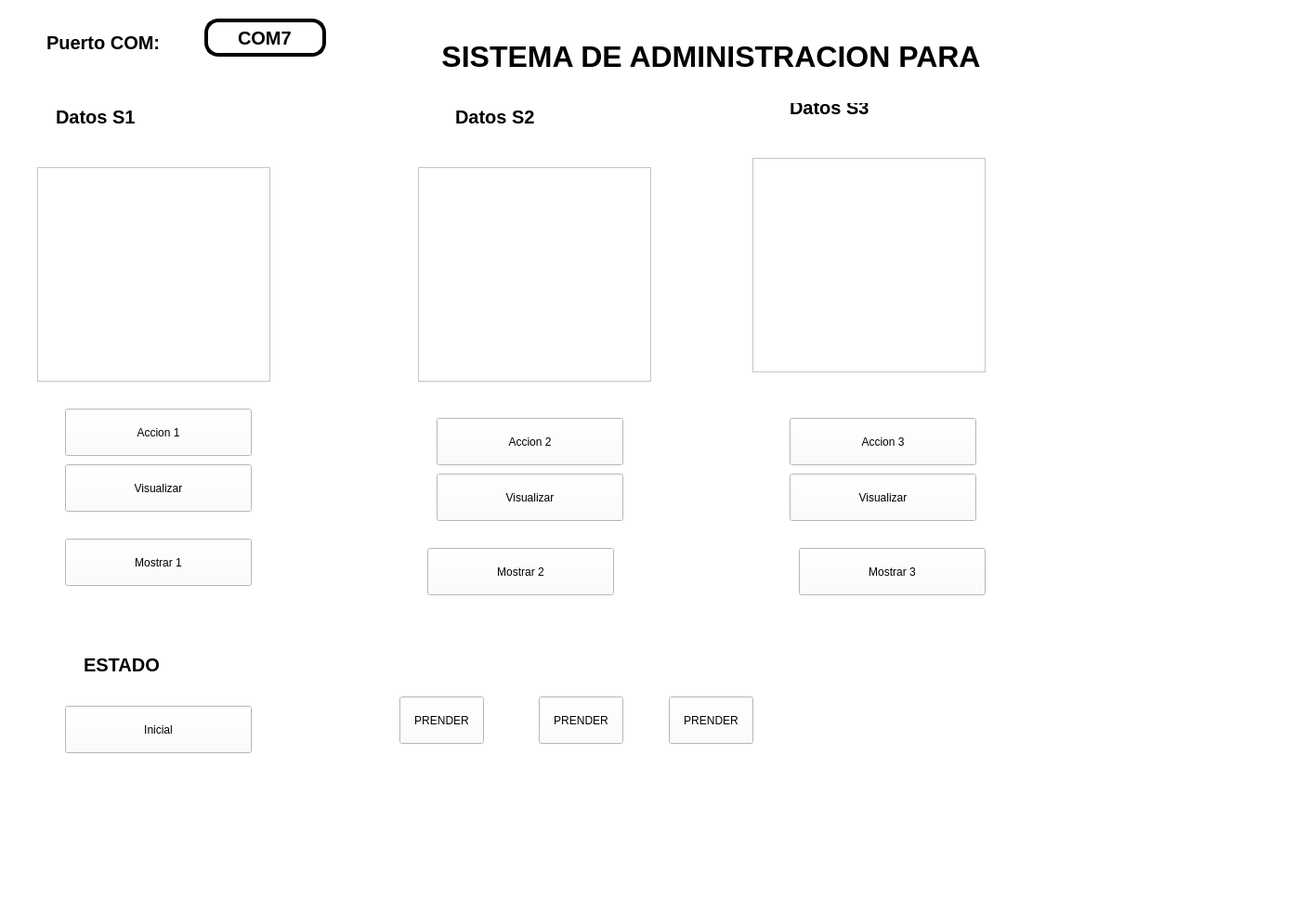
<?xml version="1.0" encoding="UTF-8"?>
<ui version="4.0">
 <class>MainWindow</class>
 <widget class="QMainWindow" name="MainWindow">
  <property name="geometry">
   <rect>
    <x>0</x>
    <y>0</y>
    <width>1407</width>
    <height>995</height>
   </rect>
  </property>
  <property name="windowTitle">
   <string>MainWindow</string>
  </property>
  <property name="styleSheet">
   <string notr="true">background-color: rgb(255, 255, 255);</string>
  </property>
  <widget class="QWidget" name="centralwidget">
   <widget class="QLabel" name="label">
    <property name="geometry">
     <rect>
      <x>50</x>
      <y>30</y>
      <width>341</width>
      <height>31</height>
     </rect>
    </property>
    <property name="font">
     <font>
      <pointsize>15</pointsize>
      <weight>75</weight>
      <bold>true</bold>
     </font>
    </property>
    <property name="text">
     <string>Puerto COM:</string>
    </property>
   </widget>
   <widget class="QLineEdit" name="txt_com">
    <property name="geometry">
     <rect>
      <x>220</x>
      <y>20</y>
      <width>131</width>
      <height>41</height>
     </rect>
    </property>
    <property name="font">
     <font>
      <pointsize>15</pointsize>
      <weight>75</weight>
      <bold>true</bold>
     </font>
    </property>
    <property name="styleSheet">
     <string notr="true">border: 4px solid black;
border-radius: 15px;</string>
    </property>
    <property name="text">
     <string>COM7</string>
    </property>
    <property name="alignment">
     <set>Qt::AlignCenter</set>
    </property>
   </widget>
   <widget class="QPushButton" name="btn_inicial">
    <property name="geometry">
     <rect>
      <x>70</x>
      <y>760</y>
      <width>201</width>
      <height>51</height>
     </rect>
    </property>
    <property name="text">
     <string>Inicial</string>
    </property>
   </widget>
   <widget class="QLabel" name="txt_estado">
    <property name="geometry">
     <rect>
      <x>90</x>
      <y>700</y>
      <width>441</width>
      <height>31</height>
     </rect>
    </property>
    <property name="font">
     <font>
      <pointsize>15</pointsize>
      <weight>75</weight>
      <bold>true</bold>
     </font>
    </property>
    <property name="text">
     <string>ESTADO</string>
    </property>
   </widget>
   <widget class="QListWidget" name="lista_datos">
    <property name="geometry">
     <rect>
      <x>40</x>
      <y>180</y>
      <width>251</width>
      <height>231</height>
     </rect>
    </property>
   </widget>
   <widget class="QLabel" name="txt_datos">
    <property name="geometry">
     <rect>
      <x>60</x>
      <y>110</y>
      <width>211</width>
      <height>31</height>
     </rect>
    </property>
    <property name="font">
     <font>
      <pointsize>15</pointsize>
      <weight>75</weight>
      <bold>true</bold>
     </font>
    </property>
    <property name="text">
     <string>Datos S1</string>
    </property>
   </widget>
   <widget class="QPushButton" name="btn_led1">
    <property name="geometry">
     <rect>
      <x>430</x>
      <y>750</y>
      <width>91</width>
      <height>51</height>
     </rect>
    </property>
    <property name="text">
     <string>PRENDER</string>
    </property>
   </widget>
   <widget class="QPushButton" name="btn_led2">
    <property name="geometry">
     <rect>
      <x>580</x>
      <y>750</y>
      <width>91</width>
      <height>51</height>
     </rect>
    </property>
    <property name="text">
     <string>PRENDER</string>
    </property>
   </widget>
   <widget class="QPushButton" name="btn_led3">
    <property name="geometry">
     <rect>
      <x>720</x>
      <y>750</y>
      <width>91</width>
      <height>51</height>
     </rect>
    </property>
    <property name="text">
     <string>PRENDER</string>
    </property>
   </widget>
   <widget class="QLabel" name="txt_datos_2">
    <property name="geometry">
     <rect>
      <x>490</x>
      <y>110</y>
      <width>211</width>
      <height>31</height>
     </rect>
    </property>
    <property name="font">
     <font>
      <pointsize>15</pointsize>
      <weight>75</weight>
      <bold>true</bold>
     </font>
    </property>
    <property name="text">
     <string>Datos S2</string>
    </property>
   </widget>
   <widget class="QListWidget" name="lista_datos_2">
    <property name="geometry">
     <rect>
      <x>450</x>
      <y>180</y>
      <width>251</width>
      <height>231</height>
     </rect>
    </property>
   </widget>
   <widget class="QListWidget" name="lista_datos_3">
    <property name="geometry">
     <rect>
      <x>810</x>
      <y>170</y>
      <width>251</width>
      <height>231</height>
     </rect>
    </property>
   </widget>
   <widget class="QLabel" name="txt_datos_3">
    <property name="geometry">
     <rect>
      <x>850</x>
      <y>100</y>
      <width>211</width>
      <height>31</height>
     </rect>
    </property>
    <property name="font">
     <font>
      <pointsize>15</pointsize>
      <weight>75</weight>
      <bold>true</bold>
     </font>
    </property>
    <property name="text">
     <string>Datos S3</string>
    </property>
   </widget>
   <widget class="QPushButton" name="btn_accion1">
    <property name="geometry">
     <rect>
      <x>70</x>
      <y>440</y>
      <width>201</width>
      <height>51</height>
     </rect>
    </property>
    <property name="text">
     <string>Accion 1</string>
    </property>
   </widget>
   <widget class="QPushButton" name="btn_visualizar1">
    <property name="geometry">
     <rect>
      <x>70</x>
      <y>500</y>
      <width>201</width>
      <height>51</height>
     </rect>
    </property>
    <property name="text">
     <string>Visualizar</string>
    </property>
   </widget>
   <widget class="QPushButton" name="btn_accion2">
    <property name="geometry">
     <rect>
      <x>470</x>
      <y>450</y>
      <width>201</width>
      <height>51</height>
     </rect>
    </property>
    <property name="text">
     <string>Accion 2</string>
    </property>
   </widget>
   <widget class="QPushButton" name="btn_visualizar2">
    <property name="geometry">
     <rect>
      <x>470</x>
      <y>510</y>
      <width>201</width>
      <height>51</height>
     </rect>
    </property>
    <property name="text">
     <string>Visualizar</string>
    </property>
   </widget>
   <widget class="QPushButton" name="btn_accion_4">
    <property name="geometry">
     <rect>
      <x>850</x>
      <y>450</y>
      <width>201</width>
      <height>51</height>
     </rect>
    </property>
    <property name="text">
     <string>Accion 3</string>
    </property>
   </widget>
   <widget class="QPushButton" name="btn_visualiazar3">
    <property name="geometry">
     <rect>
      <x>850</x>
      <y>510</y>
      <width>201</width>
      <height>51</height>
     </rect>
    </property>
    <property name="text">
     <string>Visualizar</string>
    </property>
   </widget>
   <widget class="QPushButton" name="btn_mostrar1">
    <property name="geometry">
     <rect>
      <x>70</x>
      <y>580</y>
      <width>201</width>
      <height>51</height>
     </rect>
    </property>
    <property name="text">
     <string>Mostrar 1</string>
    </property>
   </widget>
   <widget class="QPushButton" name="btn_mostrar2">
    <property name="geometry">
     <rect>
      <x>460</x>
      <y>590</y>
      <width>201</width>
      <height>51</height>
     </rect>
    </property>
    <property name="text">
     <string>Mostrar 2</string>
    </property>
   </widget>
   <widget class="QPushButton" name="btn_mostrar3">
    <property name="geometry">
     <rect>
      <x>860</x>
      <y>590</y>
      <width>201</width>
      <height>51</height>
     </rect>
    </property>
    <property name="text">
     <string>Mostrar 3</string>
    </property>
   </widget>
   <widget class="QLabel" name="label_2">
    <property name="geometry">
     <rect>
      <x>430</x>
      <y>10</y>
      <width>671</width>
      <height>101</height>
     </rect>
    </property>
    <property name="font">
     <font>
      <pointsize>24</pointsize>
      <weight>75</weight>
      <bold>true</bold>
     </font>
    </property>
    <property name="text">
     <string>SISTEMA DE ADMINISTRACION PARA</string>
    </property>
    <property name="alignment">
     <set>Qt::AlignCenter</set>
    </property>
    <property name="wordWrap">
     <bool>true</bool>
    </property>
   </widget>
  </widget>
  <widget class="QMenuBar" name="menubar">
   <property name="geometry">
    <rect>
     <x>0</x>
     <y>0</y>
     <width>1407</width>
     <height>26</height>
    </rect>
   </property>
  </widget>
  <widget class="QStatusBar" name="statusbar"/>
 </widget>
 <resources>
  <include location="../../Archivos/Recursos.qrc"/>
 </resources>
 <connections/>
</ui>
